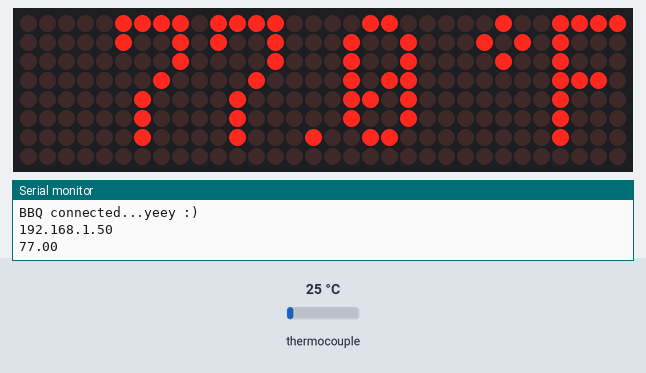
The sketch below on a simulated ESP32. On the bench: 32×8 LED matrix, the last lines printed to the serial monitor. The inputs (shaded band) are chosen by the test bench; at power-on: thermocouple 25 °C. WiFi joins after 1.5 s; servers stay silent unless stated; storage starts empty.

Above: at 15.1 s.
15.2 s: thermocouple set to 6 °C
At 23.28 s:
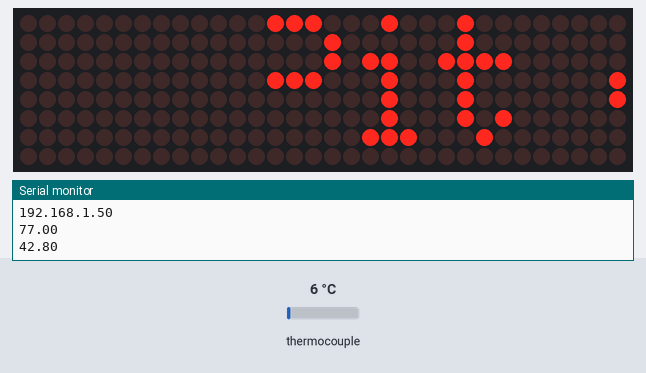
23.9 s: thermocouple set to 75 °C
At 33.28 s:
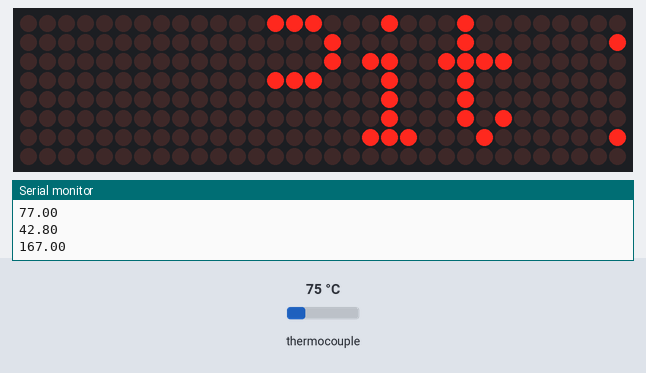
34.7 s: thermocouple set to 150 °C
At 45.8 s:
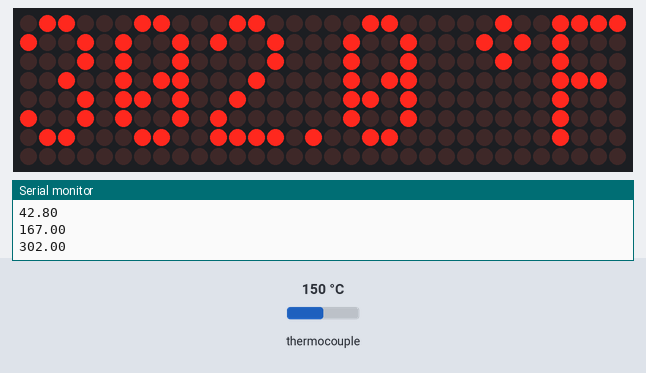

The sketch:

moonshine3.ino
```cpp
// Included an option to post a small image on the website as well as a favicon.jpg

// I found the instructions for SPIFFS @ https://randomnerdtutorials.com/esp32-vs-code-platformio-spiffs/

// I got wledfont.h from a great program @ https://github.com/widapro/wledPixel

// #define USE_SPIFFS  // Uncomment this line if you want to use SPIFFS.

#include <WiFi.h>
#include <WebServer.h>
#include <max6675.h>
#include <WiFiManager.h>
#include <MD_MAX72xx.h>
#include <MD_Parola.h>
#include "wledFont.h"
#include <FS.h>
#include <SPIFFS.h>


void displayTemperature(float temp);

// Define MAX6675 pins
int thermoDO = 19;
int thermoCS = 18;
int thermoCLK = 5;

MAX6675 thermocouple(thermoCLK, thermoCS, thermoDO);

// Define the number of devices we have in the chain and the hardware interface
// NOTE: These pin numbers will probably not work with your hardware and may
// need to be adapted

#define HARDWARE_TYPE MD_MAX72XX::FC16_HW
#define MAX_DEVICES 4 //number of segments
#define CLK_PIN    26
#define DATA_PIN  25
#define CS_PIN    27

// HARDWARE SPI
//MD_Parola P = MD_Parola(HARDWARE_TYPE, CS_PIN, MAX_DEVICES);
// SOFTWARE SPI
MD_Parola P = MD_Parola(HARDWARE_TYPE, DATA_PIN, CLK_PIN, CS_PIN, MAX_DEVICES);


//user defines/var
bool animate = 1;
unsigned long currentMillis = millis();
unsigned long previousMillis = millis();
int counter = 0;
int ip = 0;
#define BUF_SIZE  75
char curMessage[BUF_SIZE];

WebServer server(80);  // Server on port 80
char message[50];
void setup() {
    Serial.begin(115200);
 if (!SPIFFS.begin()) {
    Serial.println("An error occurred while mounting SPIFFS");
 return;
}

    // WiFiManager, Local initialization. Once its business is done, there is no need to keep it around
    WiFiManager wm;

    bool res;
    res = wm.autoConnect("AutoConnectAP","password"); // password protected ap

    if(!res) {
        Serial.println("Failed to connect");
    } else {
        Serial.println("BBQ connected...yeey :)");
        P.begin();
        P.setIntensity(5);
        P.displayClear();

        IPAddress theIP = WiFi.localIP();
        Serial.println(theIP);

    }
      currentMillis = millis();
    if (currentMillis - previousMillis > 10000)
    {
        previousMillis = currentMillis;
        animate = !animate;
        P.displayReset();
    }
    if (animate)
    {
     // Set up first message as the IP address

    sprintf(curMessage, "Point your broswer to Http://%03d.%03d.%03d.%03d", WiFi.localIP()[0], WiFi.localIP()[1], WiFi.localIP()[2], WiFi.localIP()[3]);
    P.displayText(curMessage  , PA_CENTER, 50, 500, PA_SCROLL_LEFT, PA_NO_EFFECT);

    while (!P.displayAnimate());
    }

    server.on("/", HTTP_GET, handleRoot);

    #ifdef USE_SPIFFS
        server.on("/greyfox.jpg", HTTP_GET, []() {
        File file = SPIFFS.open("/greyfox.jpg", "r");
        server.streamFile(file, "image/jpg");
        file.close();
});

    server.on("/favicon.jpg", HTTP_GET, []() {
        File file = SPIFFS.open("/favicon.jpg", "r");
        server.streamFile(file, "image/jpg");
        file.close();
});
#endif

    server.begin();

// Wait for MAX6675 to stabilize
//    delay(1000);
    P.setFont(0, wledFont_cyrillic);

}

unsigned long lastDisplayUpdate = 0; // Time when the display was last updated
unsigned long lastSerialPrint = 0;   // Time when the temperature was last printed to Serial
//const long displayInterval = 2000;   // 2 seconds
const long displayInterval = 10000;   // 20 seconds
const long printInterval = 10000;    // 20 seconds

void loop() {
    server.handleClient();

    unsigned long currentMillis = millis();

    // Update the display every 2 seconds
    if (currentMillis - lastDisplayUpdate >= displayInterval) {
        lastDisplayUpdate = currentMillis;
        float tempF = celsiusToFahrenheit(thermocouple.readCelsius());
        displayTemperature(tempF);
    }

    // Print to the Serial every 10 seconds
    if (currentMillis - lastSerialPrint >= printInterval) {
        lastSerialPrint = currentMillis;
        float tempF = celsiusToFahrenheit(thermocouple.readCelsius());
        Serial.println(String(tempF));
    }
        // Keep updating the display animation with each loop iteration
    P.displayAnimate();

}

float celsiusToFahrenheit(float celsius) {
    return celsius * 9.0/5.0 + 32.0;
}


char tempStr[20];


void displayTemperature(float temp) {
    sprintf(tempStr, "Pit  %.1f °F", temp); // Include "pit" before the temperature
    P.displayText(tempStr, PA_CENTER, 50, 10000, PA_SCROLL_LEFT, PA_SCROLL_LEFT);
    P.displayAnimate();
    P.displayClear();

}


void handleRoot() {
    String html = "<html><head>";
    #ifdef USE_SPIFFS
    html += "<link rel=\"icon\" href=\"/favicon.jpg\" type=\"image/jpg\">"; // provides favicon.jpg
    #endif
    html += "<meta charset='UTF-8'>";  // Specify UTF-8 encoding
    html += "<meta http-equiv='refresh' content='30'>";
    html += "<style>";
    html += "body { display: flex; height: 100vh;  justify-content: center; font-family: Arial, sans-serif; }";
    html += "</style>";
    html += "</head><body>";
    html += "<div>";
    html += "<h1><center>My BBQ</center></h1>";
    float tempF = celsiusToFahrenheit(thermocouple.readCelsius());
    //html += "<h1><center>Temperature = " + String(tempF) + " F</center></h1>";  // This shows the Temp on the webpage with 2 decimiles
    html += "<h1><center>Temperature = " + String(tempStr) + "</center></h1>";  // This shows the Temp on the webpage with no decimles
    html += "<h1><center>at The Grey Fox</center></h1>";
    html += "</div>";
    #ifdef USE_SPIFFS
    html += "<img src='/greyfox.jpg' alt='Grey Fox'width='120' height='80'  >"; //This serves an image named greyfox.jpg from the SPIFFS
    #endif
    html += "</body></html>";
    server.send(200, "text/html", html);
}
```
